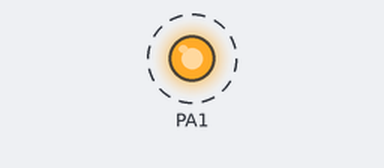
A sketch run on a simulated STM32 Blue Pill. On the bench: output pins drawn as LEDs (lit = HIGH). Dashed ring = blinking.

Above: at 0.02 s.
Timing chart, 0 to 3.0 s (numbered marks = the images above):
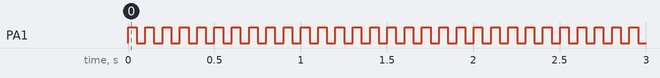

The sketch:

blink_serial.ino
```cpp
String strUart;
HardwareSerial Serial1(PA10, PA9);

// the setup function runs once when you press reset or power the board
void setup() {
  // initialize digital pin LED_BUILTIN as an output.

  Serial1.begin(115200);
  Serial1.print("hello arduino\r\n");
}

// the loop function runs over and over again forever
void loop() {
  while(Serial1.available()){
    strUart = Serial1.readString();
    Serial1.println(strUart);
  }

  pinMode(PA_1, OUTPUT);
  digitalWrite(PA_1, HIGH);   // turn the LED on (HIGH is the voltage level)
  delay(50);                       // wait for a second
  digitalWrite(PA_1, LOW);    // turn the LED off by making the voltage LOW
  delay(50);                       // wait for a second
}
```

Measured:
- by itself, PA1: alternates HIGH for 0.05 s and LOW for 0.05 s
